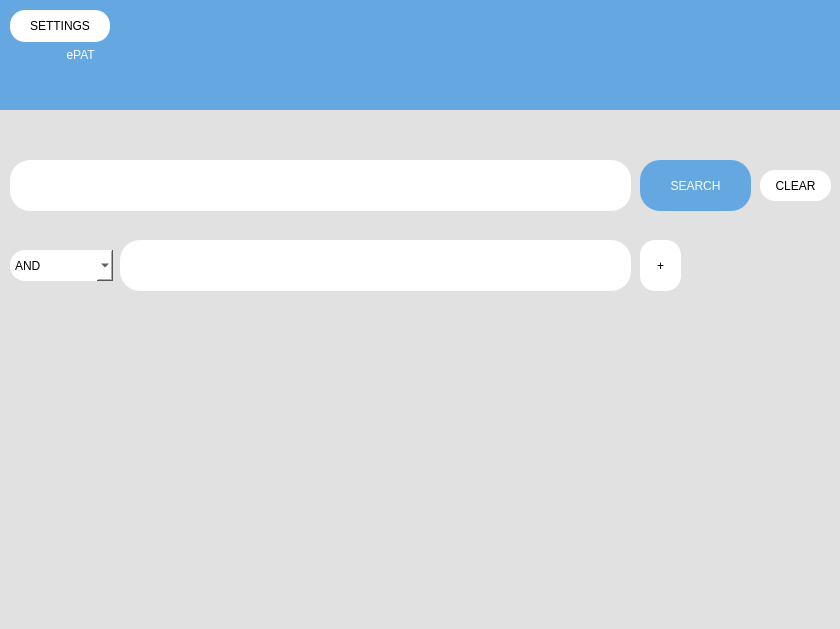
<?xml version="1.0" encoding="UTF-8"?>
<ui version="4.0">
 <class>Dialog</class>
 <widget class="QDialog" name="Dialog">
  <property name="geometry">
   <rect>
    <x>0</x>
    <y>0</y>
    <width>840</width>
    <height>629</height>
   </rect>
  </property>
  <property name="windowTitle">
   <string>Dialog</string>
  </property>
  <widget class="QWidget" name="widget" native="true">
   <property name="geometry">
    <rect>
     <x>0</x>
     <y>0</y>
     <width>841</width>
     <height>631</height>
    </rect>
   </property>
   <property name="styleSheet">
    <string notr="true">background-color: rgb(225,225,225);</string>
   </property>
   <widget class="QLabel" name="label">
    <property name="geometry">
     <rect>
      <x>0</x>
      <y>-1</y>
      <width>841</width>
      <height>111</height>
     </rect>
    </property>
    <property name="styleSheet">
     <string notr="true">background-color:rgb(100,167,225);
font: 64pt &quot;Arial&quot;;
color: rgb(255, 255, 255);</string>
    </property>
    <property name="text">
     <string>                    ePAT</string>
    </property>
   </widget>
   <widget class="QTextEdit" name="text1">
    <property name="geometry">
     <rect>
      <x>10</x>
      <y>160</y>
      <width>621</width>
      <height>51</height>
     </rect>
    </property>
    <property name="styleSheet">
     <string notr="true">background-color:rgb(255, 255, 255);
font: 16pt &quot;Arial&quot;;
border-radius: 20px</string>
    </property>
   </widget>
   <widget class="QPushButton" name="searchbutton">
    <property name="geometry">
     <rect>
      <x>640</x>
      <y>160</y>
      <width>111</width>
      <height>51</height>
     </rect>
    </property>
    <property name="styleSheet">
     <string notr="true">background-color:rgb(100,167,225);
font: 16pt &quot;Arial&quot;;
color: rgb(255, 255, 255);
border-radius: 20px</string>
    </property>
    <property name="text">
     <string>SEARCH</string>
    </property>
   </widget>
   <widget class="QPushButton" name="settings">
    <property name="geometry">
     <rect>
      <x>10</x>
      <y>10</y>
      <width>100</width>
      <height>32</height>
     </rect>
    </property>
    <property name="styleSheet">
     <string notr="true">background-color:rgb(255, 255, 255);
border-radius: 15px;
font: 14pt &quot;Arial&quot;;</string>
    </property>
    <property name="text">
     <string>SETTINGS</string>
    </property>
   </widget>
   <widget class="QTextEdit" name="text2">
    <property name="geometry">
     <rect>
      <x>120</x>
      <y>240</y>
      <width>511</width>
      <height>51</height>
     </rect>
    </property>
    <property name="styleSheet">
     <string notr="true">background-color:rgb(255, 255, 255);
font: 16pt &quot;Arial&quot;;
border-radius: 20px</string>
    </property>
   </widget>
   <widget class="QComboBox" name="andor_2">
    <property name="geometry">
     <rect>
      <x>10</x>
      <y>250</y>
      <width>103</width>
      <height>31</height>
     </rect>
    </property>
    <property name="styleSheet">
     <string notr="true">background-color:rgb(255, 255, 255);
border-radius: 15px;
font: 14pt &quot;Arial&quot;;
color: rgb(0, 0, 0);
</string>
    </property>
    <item>
     <property name="text">
      <string>AND</string>
     </property>
    </item>
    <item>
     <property name="text">
      <string>OR</string>
     </property>
    </item>
   </widget>
   <widget class="QPushButton" name="add">
    <property name="geometry">
     <rect>
      <x>640</x>
      <y>240</y>
      <width>41</width>
      <height>51</height>
     </rect>
    </property>
    <property name="styleSheet">
     <string notr="true">background-color:rgb(255, 255, 255);
font: 14pt &quot;Arial&quot;;
border-radius: 15px;
</string>
    </property>
    <property name="text">
     <string>+</string>
    </property>
   </widget>
   <widget class="QPushButton" name="pushButton">
    <property name="geometry">
     <rect>
      <x>760</x>
      <y>170</y>
      <width>71</width>
      <height>31</height>
     </rect>
    </property>
    <property name="styleSheet">
     <string notr="true">background-color:rgb(255, 255, 255);
font: 14pt &quot;Arial&quot;;
border-radius: 15px;
</string>
    </property>
    <property name="text">
     <string>CLEAR</string>
    </property>
   </widget>
  </widget>
 </widget>
 <resources/>
 <connections/>
</ui>
